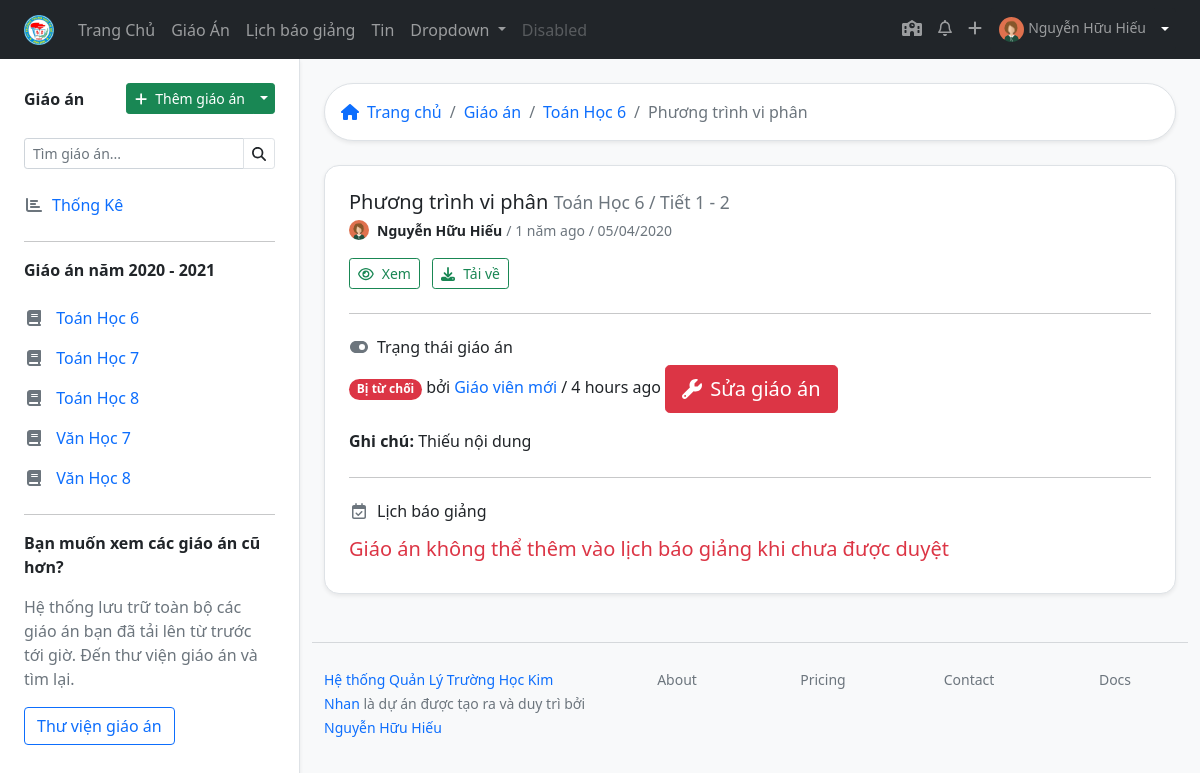
The page /lesson/9/ (signed in) on the database as committed earlier.
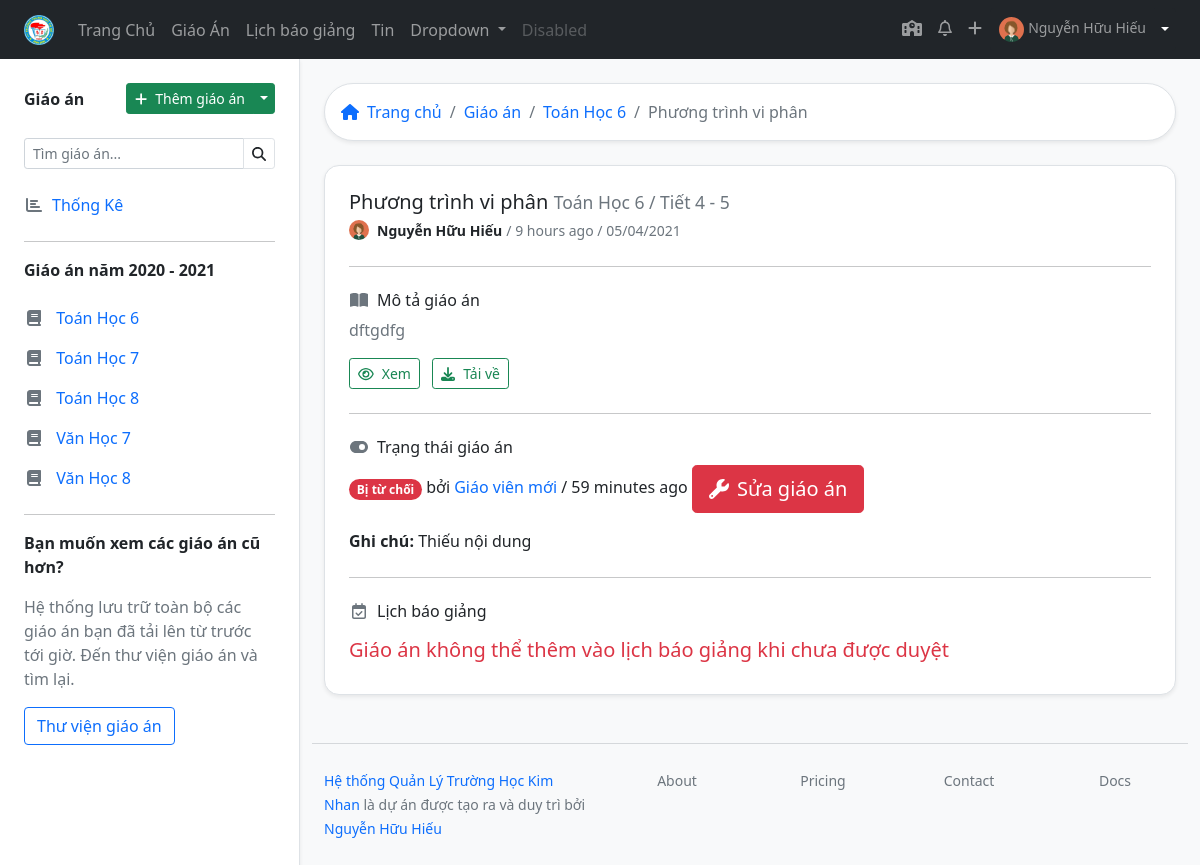
The same page on the database as committed later.
### lessonmanagement/models.py (models this page shows, shortened)
class Lesson(models.Model):
    title = models.CharField(max_length=200)
    lesson_path = models.FileField(blank=True, null=True)
    upload_time = models.DateTimeField(blank=True, null=True)
    LEVEL_CHOICES = [
        (6, 6),
        (7, 7),
        (8, 8),
        (9, 9)
    ]
    level = models.IntegerField(choices=LEVEL_CHOICES)
    description = models.CharField(max_length=200, null=True, blank=True)
    teacher = models.ForeignKey(Teacher, on_delete=models.CASCADE)
    subject = models.ForeignKey(Subject, on_delete=models.CASCADE)
    start_number_lesson = models.IntegerField(help_text="Bài giảng này ở tiết số mấy")
    cout_number_lesson = models.IntegerField(help_text="Bài giảng này trong bao nhiêu tiết")
    classyear = models.ManyToManyField(Classyear, through="LessonClassyear")
    STATUS_CHOICES = [
    ('pending', 'Chờ duyệt'),
    ('acept', 'Đã duyệt'),
    ('deny', 'Bị từ chối'),
    ]
    status = models.CharField(max_length=10, blank=True, choices=STATUS_CHOICES ,default='pending')
    checker = models.ForeignKey(Teacher, related_name="lesson_checker" ,on_delete=models.SET_NULL, null=True, blank=True)
    check_date = models.DateTimeField(auto_now=True)
    note_checker = models.CharField(max_length=200, blank=True)
    class Meta:
        verbose_name = "Giáo Án"
        verbose_name_plural = "Giáo Án"
        ordering = ["-upload_time"]

class SchoolAbstract(models.Model):
    title = models.CharField(max_length=50, verbose_name="Tiêu đề")
    description = models.CharField(max_length=200, verbose_name="Mô tả sơ lược", blank=True)
    cover = models.ImageField(upload_to="coverimages/", verbose_name="Ảnh bìa", null = True, blank = True)
    class Meta:
        abstract = True

class Subject(SchoolAbstract):
    group = models.ForeignKey("GroupSubject", related_name='subject123',on_delete=models.SET_NULL, null=True, blank=True, verbose_name='Bộ môn')
    subject_slug = models.SlugField(max_length=50, null=True, blank=True)
    class Meta:
        verbose_name = "Môn học"
        verbose_name_plural = "Môn học"

class Teacher(models.Model):
    user = models.OneToOneField(User, on_delete=models.SET_NULL, blank=True, null=True, verbose_name="Tài khoản đăng nhập", help_text="Tài khoản đăng nhập viết liền không dấu. Ví dụ: nhhieu. Viết tắt của Nguyễn Hữu Hiếu. Nếu trùng họ tên thì thêm số vào sau, ví dụ nhhieu2")
    firstname = models.CharField("Họ",max_length=20, blank=True)
    lastname = models.CharField("Tên", max_length=20, blank=True)
    zalo_number = models.DecimalField(verbose_name="Số điện thoại",help_text="Số điện thoại có đăng ký zalo, sử dụng để nhận thông báo từ ban giám hiệu", max_digits=12, decimal_places=0,null=True, blank=True)
    birth_date = models.DateField("Ngày sinh", null=True, blank=True)
    SEX_CHOICES = [
    ('male', 'Nam'),
    ('female', 'Nữ')
    ]
    sex = models.CharField(verbose_name="Giới tính", max_length=6, choices=SEX_CHOICES, null=True, blank=True)
    main_subject = models.ForeignKey("Subject",on_delete=models.SET_NULL,null=True,blank=True, verbose_name="Chuyên môn chính")
    EDUCATION_LEVEL_CHOICES = [
        ('inter', 'Trung Cấp'),
        ('college', 'Cao Đẳng'),
        ('university', 'Đại Học'),
        ('master', 'Thạc Sĩ')
    ]
    education_level = models.CharField(max_length=20, choices=EDUCATION_LEVEL_CHOICES, null=True, blank=True)
    is_work = models.BooleanField("Có đang công tác",default=True, help_text="Tích vào ô nếu đang công tác tại trường, bỏ tích nếu đã nghỉ hưu hoặc chuyển sang đơn vị khác")
    def user_directory_path(instance, filename):
        return 'user_{0}/{1}'.format(instance.user.id, filename)
    avatar = models.ImageField("Ảnh đại diện", help_text = "Ảnh nên được crop về ảnh vuông để đạt được độ thẩm mỹ cao nhất",upload_to = user_directory_path, blank = True, null = True)
    def full_name(self):
        return ('%s %s') % (self.firstname, self.lastname)
    class Meta:
        verbose_name = "Giáo viên"
        verbose_name_plural = "Giáo viên"
    def __str__(self):
        return self.full_name()
    def schoolyear(self):
        if now.month < 9:
            return ('%s - %s') % (now.year - 1, now.year)
        else:
            return ('%s - %s') % (now.year, now.year+1)
    def lesson_list(self):
        return self.lesson_set.filter(teacher = self.user.id)
    def subject_classyear_list(self):
        return self.subjectclassyear_set.filter(is_teach_now = True).order_by('subject__title').values('subject__title', 'classyear__startyear','subject__group__title').distinct()

### lessonmanagement/views.py (the view)
# urls.py: path('lesson/<int:id>/', views.lesson, name="lesson"),
@login_required
def lesson(request, id):
    try:
        lesson = Lesson.objects.filter(teacher=request.user.teacher.id).get(id = id)
        return render(request, 'lesson/lesson_detail.html', {'lesson': lesson})
    except Lesson.DoesNotExist:
        raise Http404("Lesson does not exist")

### lessonmanagement/templatetags/lessonmanagement_extras.py (called while the page is built)
@register.filter
def classlevel(value):
    now = datetime.now()
    i = 0
    if (now.month < 9):
        i =  (now.year - value) + 5
    else:
        i = (now.year - value) + 6
    if i in [6,7,8,9]:
        return i
    else:
        return value

### lessonmanagement/templates/lesson/lesson_detail.html (shortened to what this page needs)
{% extends 'base_withsidebar.html' %}
{% load humanize %}
{% load static %}
{% load lessonmanagement_extras %}
{% block content %}
{% include 'breadcrumb/breadcrumb_lesson.html' %}
<div class="bg-white rounded-15 shadow-sm p-4 border">
    <h5 class="mb-1">{{ lesson.title }} <small class="text-muted">{{ lesson.subject.title }} {{ lesson.level }}  / Tiết {{ lesson.start_number_lesson }} - {{ lesson.start_number_lesson|add:lesson.cout_number_lesson }}</small></h5>
    <div class="d-flex align-items-center mb-3">
        <img src="
        {% if request.user.teacher.avatar %}
        {{ request.user.teacher.avatar.url }}
        {% else %}
        {% static 'imgs/no-avatar.png' %}
        {% endif %}
        " alt="" width="20px" class="rounded-circle me-2">
        <div>
            <small class="m-0 fw-bolder">{{ request.user.teacher.full_name }}</small>
            <small class="text-muted m-0"> / {{ lesson.upload_time|naturaltime }} / {{ lesson.upload_time|date:"SHORT_DATE_FORMAT"}}</small>
        </div>
    </div>
    {% if lesson.description %}
        <hr class="my-4">
        <h6><i class="fas fa-book-open fa-fw me-2 text-muted"></i>Mô tả giáo án</h6>
        <p class="text-muted">
        {{ lesson.description }}
        </p>
    {% endif %}
    <a href="#" class="btn btn-sm btn-outline-success me-2"><i class="far fa-eye me-2"></i>Xem</a>
    <a href="{{ lesson.lesson_path.url }}" class="btn btn-sm btn-outline-success"><i class="fas fa-download me-2"></i>Tải về</a>
    <hr class="my-4">
    <h6><i class="fas fa-toggle-on text-muted fa-fw me-2"></i>Trạng thái giáo án</h6>
    {% if lesson.status == 'pending' %}
        <span class="badge bg-warning text-dark rounded-pill">{{ lesson.get_status_display }}</span>
    {% elif lesson.status == 'acept' %}
        <span class="badge bg-success text-white rounded-pill">{{ lesson.get_status_display }}</span> bởi
        <a href="#" class="text-decoration-none">{{ lesson.checker }} </a> / {{ lesson.check_date|naturaltime }}
    {% else %}
        <span class="badge bg-danger text-white rounded-pill">{{ lesson.get_status_display }}</span> bởi
        <a href="#" class="text-decoration-none">{{ lesson.checker }} </a> / {{ lesson.check_date|naturaltime }}
        <a href="{% url 'edit_lesson' lesson.id %}" class="btn btn-lg btn-danger"><i class="fas fa-wrench me-2"></i>Sửa giáo án</a>
    {% endif %}
    {% if lesson.note_checker %}
        <p class="mt-3"><span class="fw-bold">Ghi chú:</span> {{ lesson.note_checker }}</p>
    {% endif %}
        <hr class="my-4">
        <h6><i class="far fa-calendar-check me-2 text-muted fa-fw"></i>Lịch báo giảng</h6>
    {% if not lesson.status == 'acept' %}
        <h5 class="text-danger mt-3">Giáo án không thể thêm vào lịch báo giảng khi chưa được duyệt</h5>
    {% endif %}
</div>
{% endblock %}

### lessonmanagement/templates/breadcrumb/breadcrumb_lesson.html
<div class="bg-white border shadow-sm p-3 rounded-pill mb-4">
    <nav aria-label="breadcrumb">
      <ol class="breadcrumb m-0 ">
        <li class="breadcrumb-item"><a href="{% url 'index' %}" class="text-decoration-none"><i class="fas fa-home me-2"></i>Trang chủ</a></li>
        <li class="breadcrumb-item"> <a href="{% url 'alllessons' %}" class="text-decoration-none">Giáo án</a></li>
        <li class="breadcrumb-item "> <a href="{% url 'lessons_subject_level' lesson.subject.subject_slug lesson.level %}" class="text-decoration-none">{{ lesson.subject.title }} {{ lesson.level }}</a></li>
        <li class="breadcrumb-item active" aria-current="page"> {{ lesson.title }}</li>
      </ol>
    </nav>
  </div>

Rows that differ between the two databases and show on the page:
changed Lesson "Phương trình vi phân": start_number_lesson "1" → "4"; start_number_lesson|add "2" → "5"; upload_time "1 năm ago" → "9 hours ago"; upload_time "05/04/2020" → "05/04/2021"; description (not shown) → "dftgdfg"; check_date "4 hours ago" → "59 minutes ago"
Other text that changed with them:
text now shown: "Mô tả giáo án"
